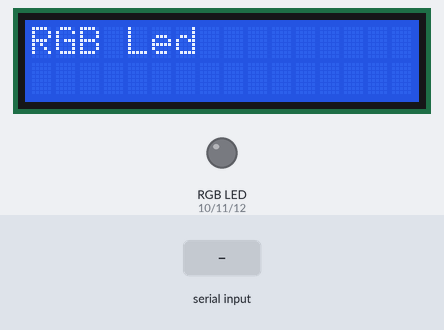
A sketch run on a simulated Arduino Uno, built with avr-gcc and run on an emulated ATmega328P. On the bench: 16×2 character LCD, an RGB LED mixed from three pins (HIGH = lit). The test bench sets the inputs (shaded band). What the sketch prints to the serial monitor is not drawn.

Above: at 3.2 s.
3.3 s: "@\n" received over the second serial link
At 4.9 s:
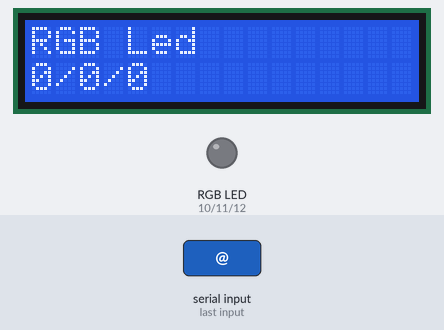
6.1 s: "90,45,200\n" received over the second serial link
8.6 s: "90,45\n" received over the second serial link
Timing chart, 0 to 11.6 s (numbered marks = the images above; inputs shaded):
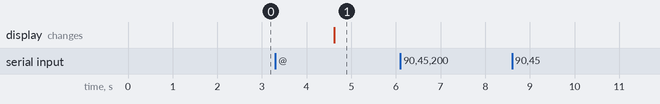

Measured:
- after the input at 3.3 s, the display: changes after 1.3 s (image 1)
- after the input at 6.1 s, every drawn part: stays the same
- after the input at 8.6 s, every drawn part: stays the same

The sketch:

BTControlRGBLed.ino
```cpp
#include "String.h"
#include <SoftwareSerial.h>
#include <Wire.h>
#include <LiquidCrystal_I2C.h>
#define Led_Red_Pin 10  //Red Light of RGB Led
#define Led_Green_Pin 11   //Green Light of RGB Led
#define Led_Blue_Pin 12   //Blue Light of RGB Led
byte RedValue = 0, GreenValue = 0, BlueValue = 0;
String ReadStr = "      " ;
 LiquidCrystal_I2C lcd(0x3F, 2, 1, 0, 4, 5, 6, 7, 3, POSITIVE);  // 設定 LCD I2C 位址
SoftwareSerial mySerial(0, 1); // RX, TX

void setup() {
  // put your setup code here, to run once:
  pinMode(Led_Red_Pin, OUTPUT) ;
  pinMode(Led_Green_Pin, OUTPUT) ;
  pinMode(Led_Blue_Pin, OUTPUT) ;
  analogWrite(Led_Red_Pin,0) ;
  analogWrite(Led_Green_Pin,0) ;
  analogWrite(Led_Blue_Pin,0) ;

  Serial.begin(9600) ;
  Serial.println("Program Start Here") ;
     mySerial.begin(9600); //
  lcd.begin(16, 2);      // 初始化 LCD，一行 20 的字元，共 4 行，預設開啟背光
  lcd.backlight(); // 開啟背光
  lcd.setCursor ( 0, 0 );        // go to home
    lcd.print("RGB Led");
    delay(2000) ;   //wait 2 seconds

}

void loop() {
  // put your main code here, to run repeatedly:
  if (mySerial.available() >0)
  {
    ReadStr = mySerial.readStringUntil(0x23) ;
     //  Serial.read() ;
      Serial.print("ReadString is :(") ;
       Serial.print(ReadStr) ;
       Serial.print(")\n") ;
        if (DecodeString(ReadStr,&RedValue,&GreenValue,&BlueValue) )
           {
            Serial.println("Change RGB Led Color") ;
            analogWrite(Led_Red_Pin , RedValue)  ;
            analogWrite(Led_Green_Pin , GreenValue)  ;
            analogWrite(Led_Blue_Pin , BlueValue)  ;
              lcd.setCursor(0,1);
              lcd.print(RedValue);
             lcd.print("/");
              lcd.print(GreenValue);
             lcd.print("/");
              lcd.print(BlueValue);
              Serial.print(RedValue);
             Serial.print("/");
              Serial.print(GreenValue);
             Serial.print("/");
              Serial.print(BlueValue);
             Serial.print("\n");

           }
  }

    delay(300) ;
}

boolean DecodeString(String INPStr, byte *r, byte *g , byte *b)
{
                    Serial.print("check sgtring:(") ;
                    Serial.print(INPStr) ;
                         Serial.print(")\n") ;

      int i = 0 ;
      int strsize = INPStr.length();
      for(i = 0 ; i <strsize ;i++)
          {
                    Serial.print(i) ;
                    Serial.print(":(") ;
                         Serial.print(INPStr.substring(i,i+1)) ;
                    Serial.print(")\n") ;

              if (INPStr.substring(i,i+1) == "@")
                  {
                    Serial.print("find @ at :(") ;
                    Serial.print(i) ;
                         Serial.print("/") ;
                              Serial.print(strsize-i-1) ;
                         Serial.print("/") ;
                              Serial.print(INPStr.substring(i+1,strsize)) ;
                    Serial.print(")\n") ;
                      *r = byte(INPStr.substring(i+1,i+1+3).toInt()) ;
                      *g = byte(INPStr.substring(i+1+3,i+1+3+3).toInt() ) ;
                      *b = byte(INPStr.substring(i+1+3+3,i+1+3+3+3).toInt() ) ;
                       Serial.print("convert into :(") ;
                        Serial.print(*r) ;
                         Serial.print("/") ;
                        Serial.print(*g) ;
                         Serial.print("/") ;
                        Serial.print(*b) ;
                         Serial.print(")\n") ;

                      return true ;
                  }
          }
    return false ;

}
```
